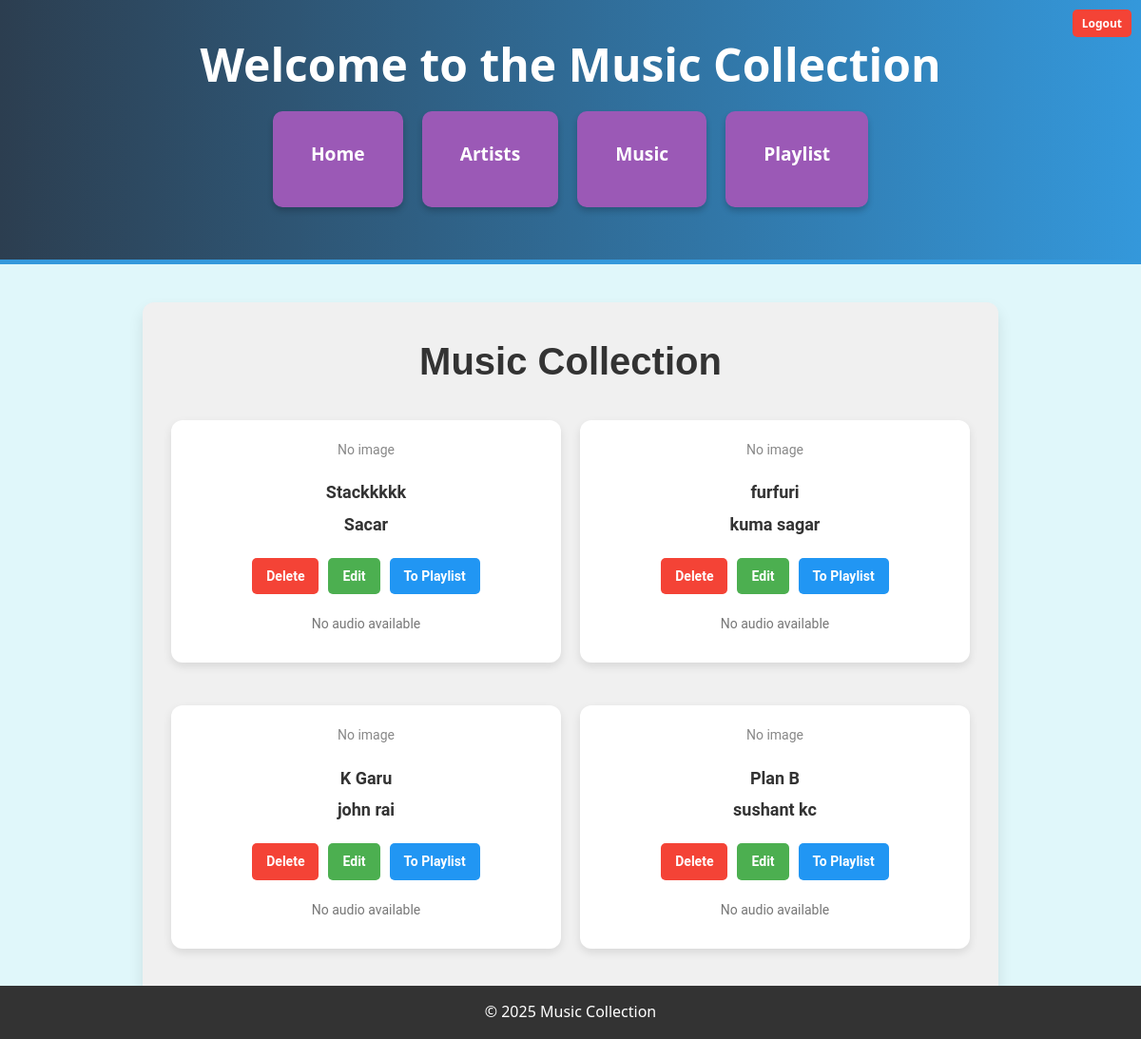
Before: /index/ (signed in) with the older database file.
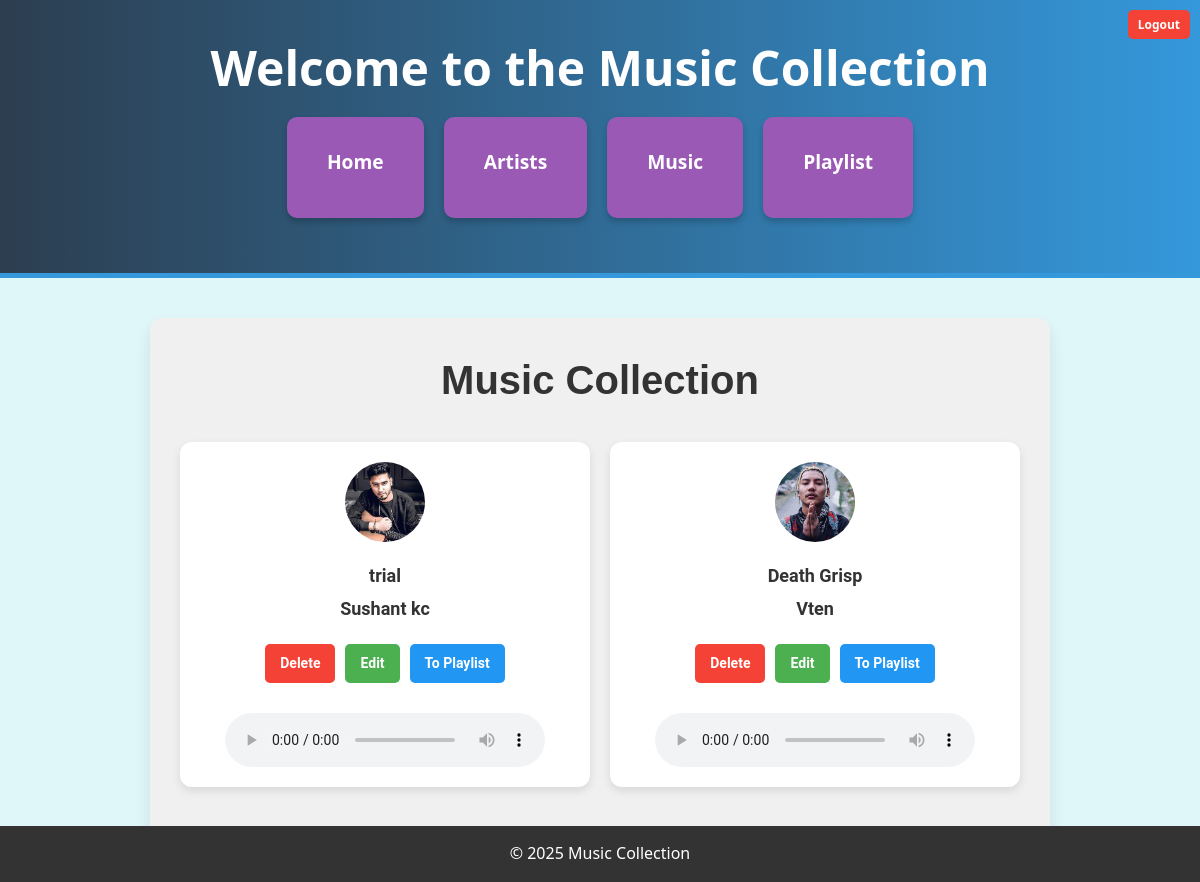
After: the same page with the newer database file.
### apps/music/models.py (models this page shows, shortened)
class Music(models.Model):
    user = models.ForeignKey(User, on_delete=models.SET_NULL , null=True , blank=True)
    title = models.CharField(max_length=255)
    release_date = models.DateField(blank=True, null=True)
    duration = models.DurationField(blank=True, null=True)  # For song duration
    artist = models.ForeignKey(Artist, on_delete=models.CASCADE, related_name="songs")
    album = models.CharField(max_length=255, blank=True, null=True)
    genre = models.CharField(max_length=100, blank=True, null=True)
    audio = models.FileField(upload_to='music_audio/', validators=[FileExtensionValidator(allowed_extensions=['mp3', 'wav'])], blank=True, null=True)

class Artist(models.Model):
    user = models.ForeignKey(User, on_delete=models.SET_NULL , null=True , blank=True)
    name = models.CharField(max_length=255)
    genre = models.CharField(max_length=100, blank=True, null=True)
    debut_date = models.DateField(blank=True, null=True)
    bio = models.TextField(blank=True, null=True)
    image = models.ImageField(upload_to='artist_images/', blank=True, null=True)

### apps/music/views.py (the view)
# urls.py: path('index/', index, name='index'),
@login_required
def index(request):
    music = Music.objects.all()
    return render(request, 'music/index.html', {'music_list': music})

### templates/music/index.html (shortened to what this page needs)
{% extends 'base/base.html' %}
{% block content %}
    <section class="music-section">
        <h2 class="section-title">Music Collection</h2>
        <ul class="music-list">
            {% for music in music_list %}
                <li class="music-item">
                    {% if music.artist.image %}
                        <img src="{{ music.artist.image.url }}" alt="{{ music.artist.name }}" class="artist-image">
                    {% else %}
                        <span class="no-image">No image</span>
                    {% endif %}
                    <div class="music-details">
                        <a href="{% url 'music-detail' music.id %}" class="music-title">{{ music.title }}</a>
                        <a href="{% url 'artist-detail' music.artist.id %}" class="artist-name">{{ music.artist.name }}</a>
                    </div>
                    <div class="music-actions">
                        <a href="{% url 'delete' music.id %}" class="action-btn delete-btn">Delete</a>
                        <a href="{% url 'update' music.id %}" class="action-btn edit-btn">Edit</a>
                        <a href="{% url 'playlist_list' music_id=music.id user_id=user.id %}" class="action-btn playlist-btn">To Playlist</a>
                    </div>
                    {% if music.audio %}
                        <audio controls class="audio-player">
                            <source src="{{ music.audio.url }}" type="audio/mpeg">
                        </audio>
                    {% else %}
                        <p class="no-audio">No audio available</p>
                    {% endif %}
                </li>
            {% empty %}
                <p class="no-music">No music records available.</p>
            {% endfor %}
        </ul>
    </section>
    <footer class="footer">
        <p>&copy; 2025 Music Collection</p>
    </footer>
{% endblock %}

### templates/base/base.html (shortened to what this page needs)
{% load static %}
<!DOCTYPE html>
<html lang="en">
<head>
    <link rel="stylesheet" href="{% static 'css/style.css' %}">
</head>
<body>
    {% include 'base/nav.html' %}
    <div class="container full">
      {% block content %} {% endblock %}
    </div>
</body>
</html>

### templates/base/nav.html (shortened to what this page needs)
<header>
    <h1>Welcome to the Music Collection</h1>
    <nav>
        <ul>
            <li><a href="{% url 'index' %}">Home</a></li>
            <li><a href="{% url 'artist-list' %}">Artists</a></li>
            <li><a href="{% url 'music-list' %}">Music</a></li>
            <li><a href="{% url 'playlist-list' %}">Playlist</a></li>
            <a class="navbar-brand ms-auto" href="{% url 'logout_page'  %}">Logout</a>
        </ul>
    </nav>
  </header>

### static/css/style.css (style rules this page uses)
* { margin: 0; padding: 0; box-sizing: border-box; }
body { font-family: 'Segoe UI', Tahoma, Geneva, Verdana, sans-serif; background: #e0f7fa; color: #333; line-height: 1.6; }
header { background: linear-gradient(to right, #2c3e50, #3498db); color: white; padding: 30px; text-align: center; border-bottom: 5px solid #3498db; }
header h1 { font-size: 3rem; margin-bottom: 10px; }
nav ul { list-style-type: none; display: flex; justify-content: center; gap: 20px; }
nav ul li { display: inline; }
nav ul li a { text-decoration: none; color: white; font-size: 1.2rem; padding: 10px 20px; border-radius: 8px; transition: background-color 0.3s ease, transform 0.3s ease; }
section { margin: 40px auto; max-width: 900px; padding: 30px; background-color: white; border-radius: 12px; box-shadow: 0 8px 15px rgba(0, 0, 0, 0.1); transition: transform 0.3s ease; }
h2 { font-size: 2.5rem; margin-bottom: 30px; color: #2c3e50; text-align: center; font-weight: bold; }
ul { list-style-type: none; padding: 0; }
ul li { background: #9b59b6; border-radius: 10px; margin-bottom: 25px; padding: 20px; box-shadow: 0 4px 6px rgba(0, 0, 0, 0.2); transition: transform 0.3s ease, box-shadow 0.3s ease; }
ul li a { text-decoration: none; color: #fff; font-weight: bold; font-size: 1.3rem; display: block; margin-bottom: 10px; transition: color 0.3s ease; }
footer { text-align: center; padding: 20px; background-color: #2c3e50; color: white; position: fixed; width: 100%; bottom: 0; }
footer p { font-size: 1rem; }
.delete-btn { color: white; background-color: red; border-radius: 4px; padding: 6px 12px; font-size: 14px; text-decoration: none; display: inline-block; text-align: center; border: none; cursor: pointer; transition: background-color 0.3s ease; }
.navbar-brand { position: absolute; top: 10px; right: 10px; background-color: #f44336; color: white; padding: 5px 10px; border-radius: 5px; text-decoration: none; font-weight: bold; font-size: 12px; transition: background-color 0.3s ease, color 0.3s ease; }

### templates/music/index.html (style rules this page uses)
.music-section { padding: 30px; background-color: #f0f0f0; }
.section-title { font-size: 2.5rem; color: #333; text-align: center; margin-bottom: 30px; font-family: 'Arial', sans-serif; }
.music-list { display: grid; grid-template-columns: repeat(auto-fill, minmax(280px, 1fr)); gap: 20px; list-style-type: none; padding: 0; margin: 0; }
.music-item { background-color: #fff; border-radius: 12px; box-shadow: 0 4px 10px rgba(0, 0, 0, 0.1); padding: 20px; display: flex; flex-direction: column; align-items: center; transition: all 0.3s ease; font-family: 'Roboto', sans-serif; }
.artist-image { width: 80px; height: 80px; border-radius: 50%; object-fit: cover; margin-bottom: 20px; transition: transform 0.3s ease; }
.music-details { text-align: center; margin-bottom: 15px; }
.music-title, .artist-name { font-size: 18px; font-weight: bold; text-decoration: none; color: #333; display: block; margin-bottom: 5px; transition: color 0.3s ease; }
.music-actions { display: flex; gap: 10px; margin-bottom: 10px; }
.action-btn { padding: 8px 15px; border-radius: 5px; text-decoration: none; font-size: 14px; font-weight: 600; color: white; transition: background-color 0.3s ease; display: inline-block; }
.delete-btn { background-color: #f44336; }
.edit-btn { background-color: #4caf50; }
.playlist-btn { background-color: #2196f3; }
.audio-player { width: 100%; max-width: 320px; margin-top: 10px; }
.footer { text-align: center; padding: 15px 0; background-color: #333; color: white; font-size: 14px; }
.footer p { margin: 0; }

Changed rows visible on the page:
removed Music: shows "No image", title "Stackkkkk", artist.name "Sacar", shows "No audio available"
removed Music: shows "No image", title "furfuri", artist.name "kuma sagar", shows "No audio available"
removed Music: shows "No image", title "K Garu", artist.name "john rai", shows "No audio available"
removed Music: shows "No image", title "Plan B", artist.name "sushant kc", shows "No audio available"
added Music: artist.image (picture), title "trial", artist.name "Sushant kc"
added Music: artist.image (picture), title "Death Grisp", artist.name "Vten"
